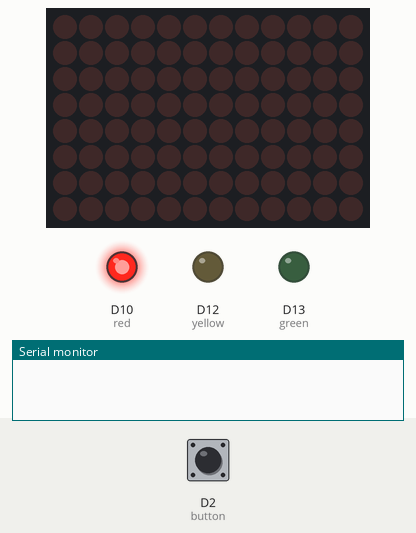
Simulated run of this sketch. Board: Arduino Uno R4 WiFi. Shown: 12×8 LED matrix, output pins drawn as LEDs (lit = HIGH), the last lines printed to the serial monitor. Inputs (shaded band) come from the test bench; at power-on: D2 (button) LOW.

Above: at 1.2 s.
1.3 s: D2 (button) pulled HIGH for 0.15 s
At 2.3 s:
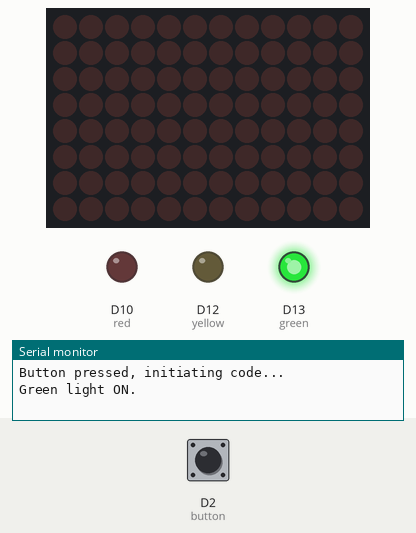
4.4 s: D2 (button) pulled HIGH for 1 s
At 6.8 s:
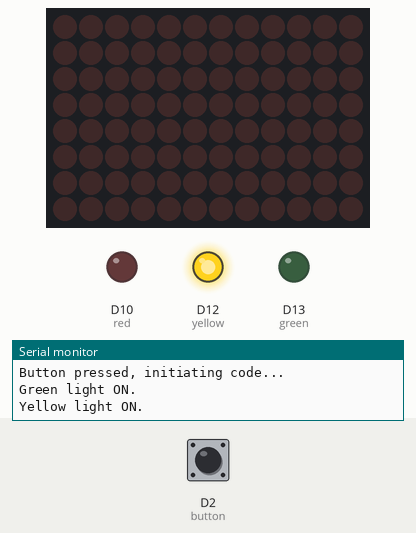
8.4 s: D2 (button) pulled HIGH for 3.2 s
At 11.8 s:
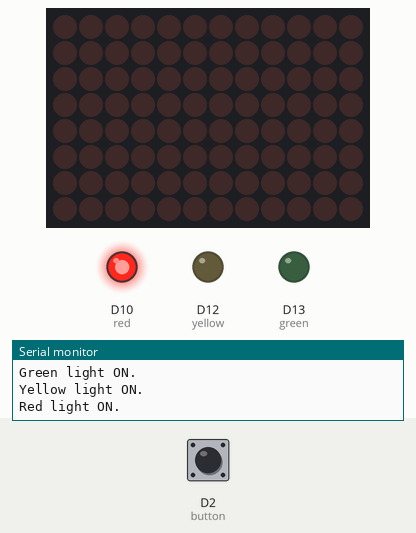
Timing chart, 0 to 13.3 s (numbered marks = the images above; inputs shaded):
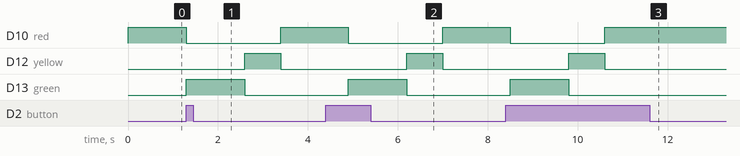

The sketch:

TrafficLightSimulator.ino
```cpp
#include "Arduino_LED_Matrix.h"

const int green = 13;
const int yellow = 12;
const int red = 10;
const int button = 2;

ArduinoLEDMatrix matrix; //matrix object

void setup() {
  Serial.begin(9600); //start serial connection on 9600 baud
  matrix.begin();

  //configure pin
  pinMode(red, OUTPUT);
  pinMode(yellow, OUTPUT);
  pinMode(green, OUTPUT);
  pinMode(button, INPUT);
}

uint8_t frame[8][12] = { //all led's are starting off
  {0, 0, 0, 0, 0, 0, 0, 0, 0, 0, 0, 0},
  {0, 0, 0, 0, 0, 0, 0, 0, 0, 0, 0, 0},
  {0, 0, 0, 0, 0, 0, 0, 0, 0, 0, 0, 0},
  {0, 0, 0, 0, 0, 0, 0, 0, 0, 0, 0, 0},
  {0, 0, 0, 0, 0, 0, 0, 0, 0, 0, 0, 0},
  {0, 0, 0, 0, 0, 0, 0, 0, 0, 0, 0, 0},
  {0, 0, 0, 0, 0, 0, 0, 0, 0, 0, 0, 0},
  {0, 0, 0, 0, 0, 0, 0, 0, 0, 0, 0, 0},
};
void trafficLightSimulator() { //simulation function after button is pressed
  Serial.println("Button pressed, initiating code...");
    digitalWrite(red, LOW);
    digitalWrite(green, HIGH);
    Serial.println("Green light ON.");
    delay(1300);
    digitalWrite(green, LOW);
    digitalWrite(yellow, HIGH);
    Serial.println("Yellow light ON.");
    delay(800);
    digitalWrite(yellow, LOW);
    digitalWrite(red, HIGH);
    Serial.println("Red light ON.");
    delay(1500);
    digitalWrite(red, LOW);
    Serial.println("Code finished");
}
void loop() { //main loop
  digitalWrite(red, HIGH);

  int buttonState = digitalRead(button); //get active state of button
  if (buttonState == HIGH) { //button pressed
    trafficLightSimulator();
  }
}
```

Measured:
- after the input at 1.3 s, D10 (red): HIGH → LOW at once, → HIGH 2.1 s later; D12 (yellow): LOW → HIGH after 1.3 s, → LOW 0.80 s later; D13 (green): LOW → HIGH at once, → LOW 1.3 s later
- after the input at 4.4 s, D10 (red): HIGH → LOW after 0.50 s, → HIGH 2.1 s later; D12 (yellow): LOW → HIGH after 1.8 s, → LOW 0.80 s later; D13 (green): LOW → HIGH after 0.50 s, → LOW 1.3 s later
- after the input at 8.4 s, D10 (red): HIGH → LOW after 0.10 s, → HIGH 2.1 s later; D12 (yellow): LOW → HIGH after 1.4 s, → LOW 0.80 s later; D13 (green): LOW → HIGH after 0.10 s, → LOW 1.3 s later
